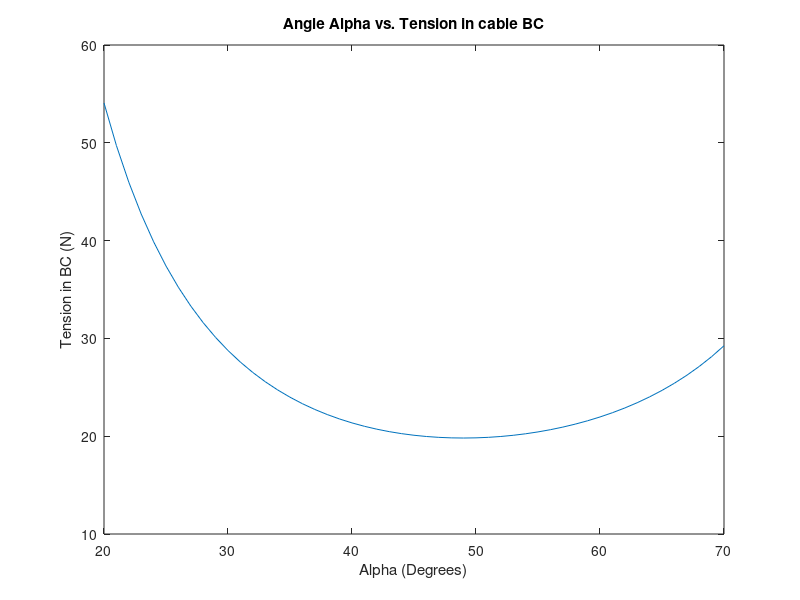

This figure's MATLAB source:
% EA2 Project 3 Problem 1

% Initialize variables
g = 9.81;
m = 1;
Lo = 1;
r = 0.1 * Lo;
Tbc = zeros(1,51);
a = 20:70;

for ii = 1:51
    % Distance from A
    x1 = r/tand(a(ii)/2);
    x2 = r/tand(a(ii)/2) + 2*r;
    x3 = r/tand(a(ii)/2) + 4*r;
    
    % Normal force
    %N1 = (3*m*g*cosd(a(ii))^2)/sind(a(ii)) + m*g*sind(a(ii));
    N1 = (2*m*g*(cosd(a(ii))^2) + m*g)/(sind(a(ii)));
    N2 = m*g*sind(a(ii));
    N3 = N2;
    
    % Tension
    Tbc(ii) = ((x1*N1) + (x2*N2) + (x3*N3))/(Lo*sind(90-a(ii)));
end
% Change signs of tension in the future
figure;
plot(a,Tbc);
title('Angle Alpha vs. Tension in cable BC');
xlabel('Alpha (Degrees)');
ylabel('Tension in BC (N)');

minimum = min(Tbc);
ind = find(Tbc == minimum,1);
fprintf('The smallest tension is %.1fN at %.1f degrees.\n', minimum, a(ind));
